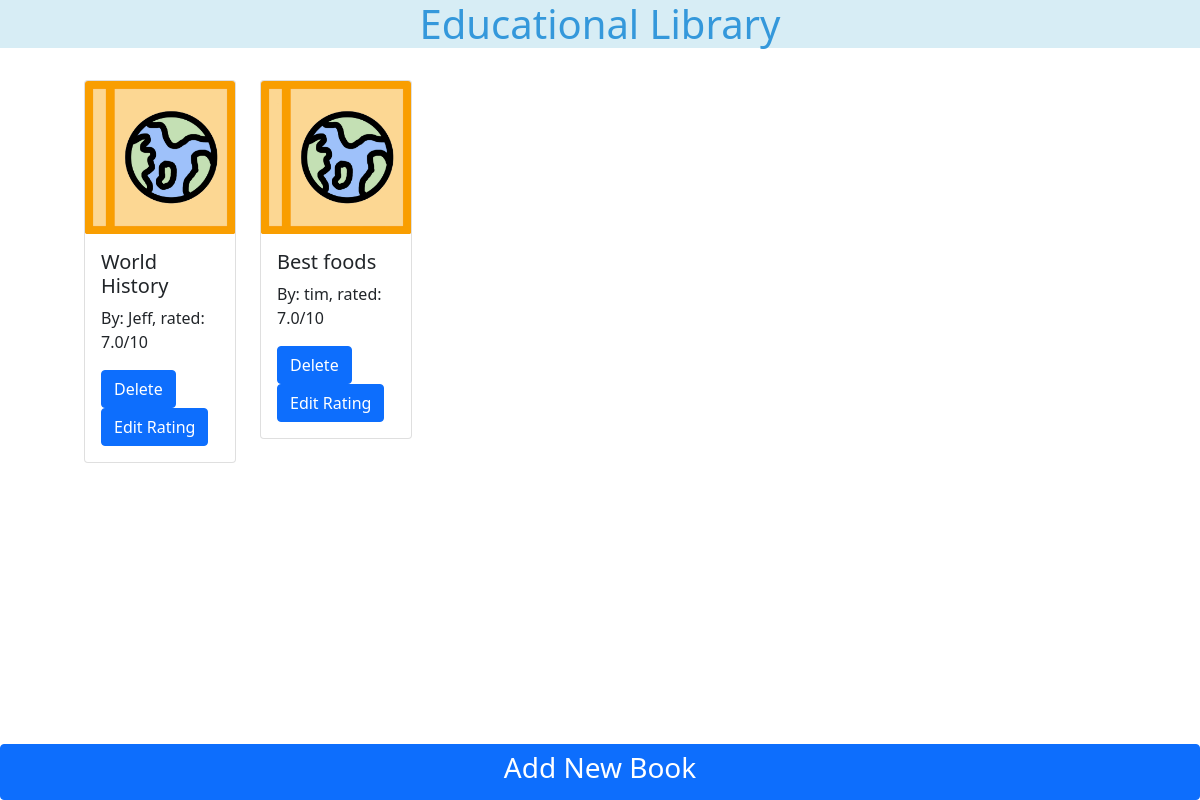
The page /web/all on the database as committed earlier.
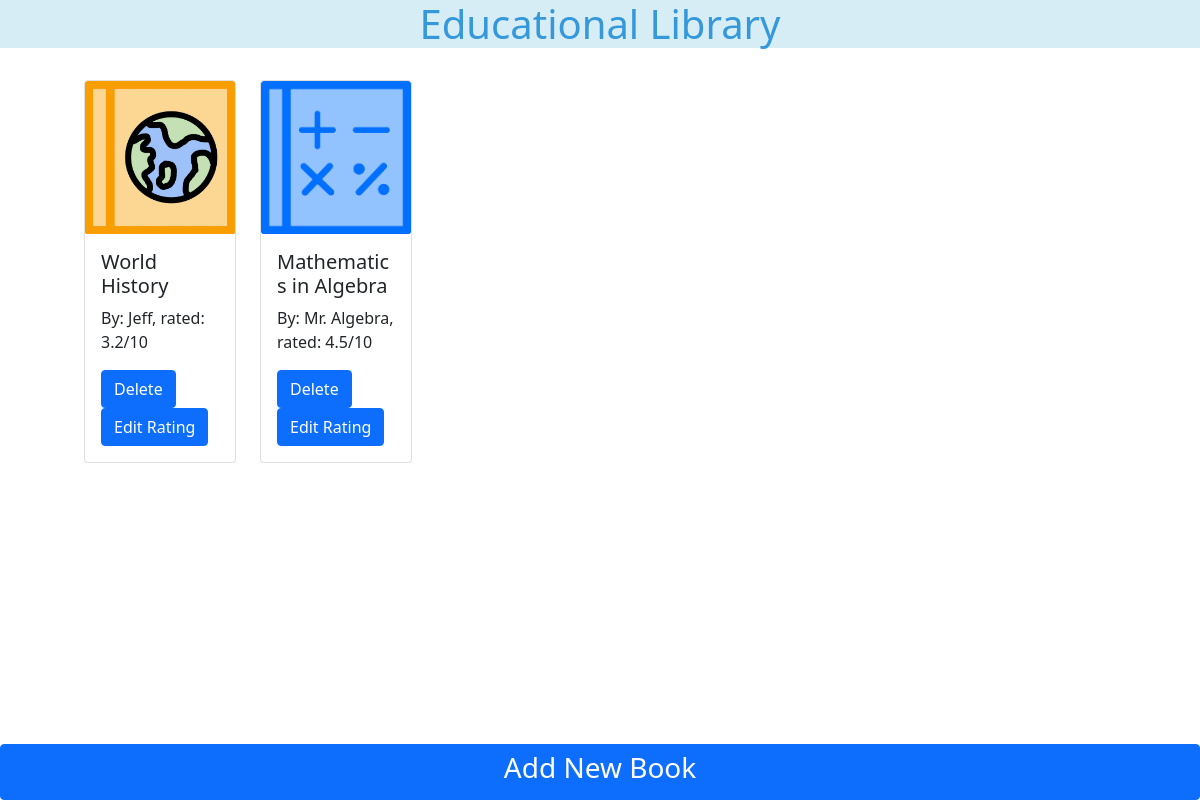
The same page on the database as committed later.
### main.py (models this page shows, shortened)
class EduBook(db.Model):
    id = db.Column(db.Integer, primary_key=True)
    title = db.Column(db.String(100), unique=True, nullable=False)
    author = db.Column(db.String(80), nullable=False)
    rating = db.Column(db.Float, nullable=False)
    category = db.Column(db.String(50), nullable=False)

### web.py (the view)
@bp.route('/all', methods=["GET"])
def get_all():
    return render_template("web/all.html", books_query=db.session.query(EduBook))

### templates/web/all.html (shortened to what this page needs)
{% extends 'base.html' %}
{% block content %}
{% if books_query.count() == 0: %}
    <p>Library is empty.</p>
{% else: %}
    <div class="row" style="padding-left: 7%; padding-right: 7%; padding-top: 2%;">
        {% for book in books_query.all(): %}
            <div class="col-lg-2 col-md-3 col-sm-4 col-6">
                <div class="card">
                    <img src="{{ '../../static/images/' + book.category + 'Book.jpg' }}" class="card-img-top" alt="book pic">
                    <div class="card-body">
                        <h5 class="card-title">{{ book.title }}</h5>
                        <p class="card-text">{{ "By: " + book.author + ", rated: " + book.rating|string + "/10" }}</p>
                        <a class="btn btn-primary" href="{{ url_for('web.delete', id=book.id) }}">Delete</a>
                        <a class="btn btn-primary" href="{{ url_for('web.edit', id=book.id) }}">Edit Rating</a>
                    </div>
                </div>
            </div>
        {% endfor %}
    </div>
{% endif %}
<div class="container-fluid" style="height: 10vh">
</div>
<div class="d-grid fixed-bottom">
    <a class="btn btn-primary" href="{{ url_for('web.add') }}"><h3>Add New Book</h3></a>
</div>
{% endblock %}

Rows that differ between the two databases and show on the page:
removed EduBook: category (picture), title "Best foods", author+rating "By: tim, rated: 7.0/10"
changed EduBook "World History": author+rating "By: Jeff, rated: 7.0/10" → "By: Jeff, rated: 3.2/10"
added EduBook: category (picture), title "Mathematics in Algebra", author+rating "By: Mr. Algebra, rated: 4.5/10"
